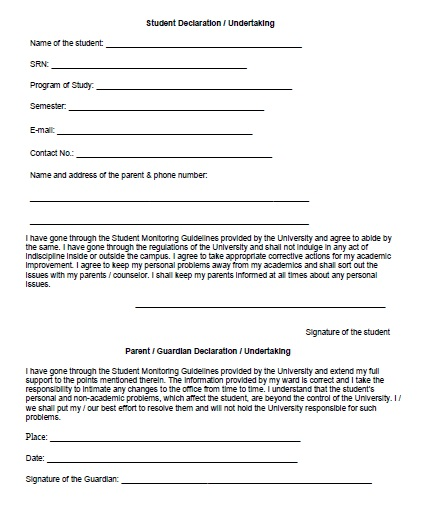
%> input picture form1.jpg, 426 x 519 px
$ octave project.m   (GNU Octave 9; MATLAB toolbox functions it lacks are replaced by stand-ins)
%> lines starting %> are read from the running program, lines starting %| are printed output that depends on the picture; in (x1, y1, x2, y2) boxes, pixels count from 0 and x2, y2 are one past the last pixel; in counts of white or black regions, pixels touching at a corner belong together; the program's own positions count from 1
pwd;
[file,path]=uigetfile({'*.jpg';'*.png';'*.jpeg';'*.jfif';'*.tif'},'File Selector');
%> the answer given: form1.jpg
name=[path,file];

rotI = imread(name);  %read the image
%> rotI is the input picture: size 519x426x3 uint8; mean R, G, B 239.9, 240, 240.1
% imshow(rotI);

rotI=rgb2gray(rotI);    %converts to gray scale image
%> rotI: size 519x426 uint8

BW = edge(rotI,'sobel');    %edge detection using sobel method
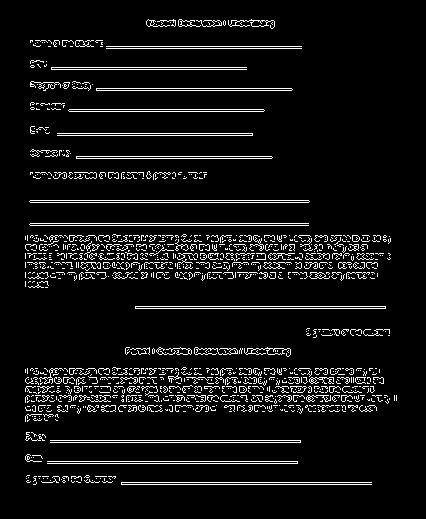
%> BW: size 519x426 logical; 6.9% white in thin lines or dots, all inside (x1, y1, x2, y2) = (25, 19, 397, 485)
%imshow(BW);

[H,theta,rho] = hough(BW);  %hough transform of the image
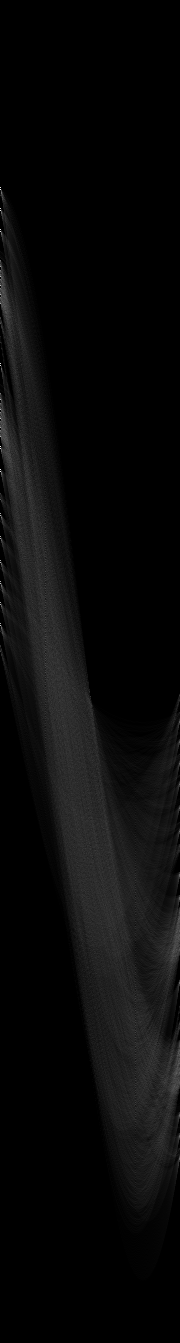
%> H: size 1343x180 double; min 0, max 293, mean 11.4; drawn with min black and max white
%> theta = 180 values from -90 to 89; rho = 1343 values from -671 to 671

% tansform graph
% figure
% imshow(imadjust(rescale(H)),[],...
%        'XData',theta,...
%        'YData',rho,...
%        'InitialMagnification','fit');
% xlabel('\theta (degrees)')
% ylabel('\rho')
% axis on
% axis normal
% hold on
% colormap(gca,hot)

P = houghpeaks(H,50,'threshold',0);
%> P = 50 rows, first 12: [190 1; 447 1; 470 1; 232 1; 211 1; 364 1; 626 1; 584 1; 286 1; 563 1; 516 1; 419 1]
x = theta(P(:,2));
%> x = 50 values, max 87 at index 26, min -90 at index 1, mean -34.28
y = rho(P(:,1));
%> y = 50 values, max 418 at index 36, min -482 at index 1, mean -47.68

% plot(x,y,'s','color','white');

lines = houghlines(BW,theta,rho,P,'FillGap',1,'MinLength',20);
%> lines = 12 lines; longest, point1 to point2 (x, y): (31, 226) to (309, 226), (31, 203) to (309, 203), (122, 483) to (372, 483), (51, 441) to (301, 441), (48, 462) to (298, 462), (136, 309) to (386, 309)

T = struct2table(lines);    %convert the struct array to a table
%> T has the same summary as lines
Z=table2array(T);
%> Z = 12 rows, first 8: [122 483 372 483 -90 -482; 31 226 309 226 -90 -225; 31 203 309 203 -90 -202; 51 441 301 441 -90 -440; 48 462 298 462 -90 -461; 136 309 386 309 -90 -308; 107 47 302 47 -90 -46; 97 89 292 89 -90 -88]
lines1 = sortrows(Z,2);  %sortedT
%> lines1 = 12 rows, first 8: [107 47 302 47 -90 -46; 52 68 247 68 -90 -67; 97 89 292 89 -90 -88; 70 110 264 110 -90 -109; 58 134 253 134 -90 -133; 77 157 272 157 -90 -156; 31 203 309 203 -90 -202; 31 226 309 226 -90 -225]

figure, imshow(rotI), hold on   %form to fill

for k = 1:length(lines)
    xy = [lines(k).point1; lines(k).point2];
    m=lines1(k,1);
    n=lines1(k,2)-17;
    prompt='enter input------>';
%> (the run ends here)

$ run again, on form2.png
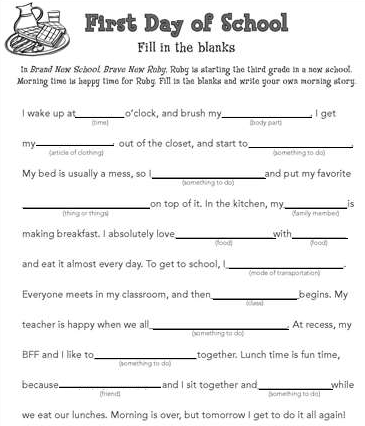
%> input picture form2.png, 365 x 426 px
%> rotI is the input picture: size 426x365x3 uint8; min 0, max 255, mean 240.1
%> rotI: size 426x365 uint8
%> `BW = edge(rotI,'sobel');`:
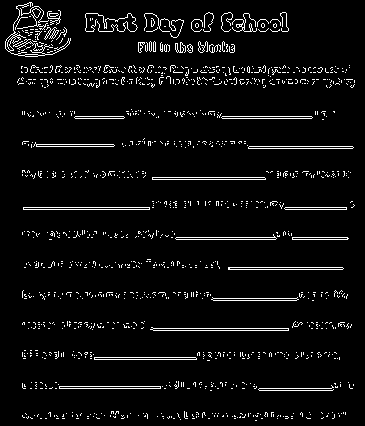
%> BW: size 426x365 logical; 5.2% white in thin lines or dots
%> `[H,theta,rho] = hough(BW);`:
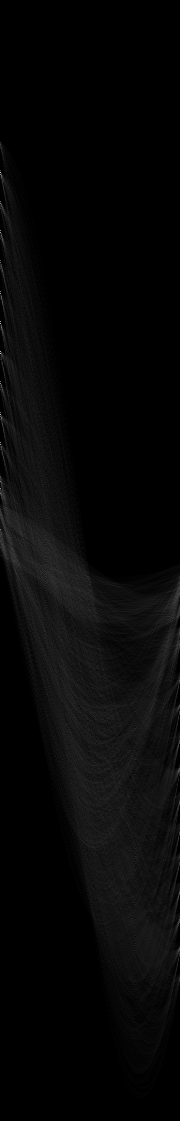
%> H: size 1121x180 double; min 0, max 212, mean 7.1
%> theta = 180 values from -90 to 89; rho = 1121 values from -560 to 560
%> P = 50 rows, first 12: [173 1; 354 1; 415 1; 324 1; 233 1; 294 1; 445 1; 384 1; 489 1; 530 1; 204 1; 263 1]
%> x = 50 values, max 89 at index 16, min -90 at index 1, mean -43.58
%> y = 50 values, max 393 at index 47, min -416 at index 17, mean -82.36
%> lines = 15 lines; longest, point1 to point2 (x, y): (154, 329) to (289, 329), (24, 208) to (150, 208), (229, 268) to (343, 268), (153, 178) to (265, 178), (250, 147) to (353, 147), (60, 389) to (161, 389)
%> T has the same summary as lines
%> Z = 15 rows, first 8: [60 389 161 389 -90 -388; 260 389 332 389 -90 -388; 24 208 150 208 -90 -207; 286 208 347 208 -90 -207; 37 147 114 147 -90 -146; 250 147 353 147 -90 -146; 177 238 276 238 -90 -237; 293 238 348 238 -90 -237]
%> lines1 = 15 rows, first 8: [76 117 124 117 -90 -116; 223 117 312 117 -90 -116; 37 147 114 147 -90 -146; 250 147 353 147 -90 -146; 153 178 265 178 -90 -177; 24 208 150 208 -90 -207; 286 208 347 208 -90 -207; 177 238 276 238 -90 -237]
